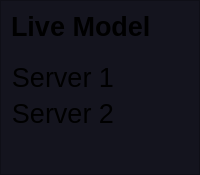
     <widget class="QFrame" name="frame_3">
      <property name="styleSheet">
       <string notr="true">background-color: rgb(20,20,30);</string>
      </property>
      <property name="frameShape">
       <enum>QFrame::StyledPanel</enum>
      </property>
      <property name="frameShadow">
       <enum>QFrame::Raised</enum>
      </property>
      <layout class="QGridLayout" name="gridLayout_2">
       <property name="leftMargin">
        <number>10</number>
       </property>
       <property name="topMargin">
        <number>10</number>
       </property>
       <property name="rightMargin">
        <number>10</number>
       </property>
       <property name="bottomMargin">
        <number>5</number>
       </property>
       <property name="spacing">
        <number>5</number>
       </property>
       <item row="3" column="7">
        <widget class="PyDMByteIndicator" name="PyDMByteIndicator">
         <property name="minimumSize">
          <size>
           <width>25</width>
           <height>25</height>
          </size>
         </property>
         <property name="maximumSize">
          <size>
           <width>25</width>
           <height>25</height>
          </size>
         </property>
         <property name="toolTip">
          <string/>
         </property>
         <property name="alarmSensitiveContent" stdset="0">
          <bool>false</bool>
         </property>
         <property name="alarmSensitiveBorder" stdset="0">
          <bool>true</bool>
         </property>
         <property name="PyDMToolTip" stdset="0">
          <string/>
         </property>
         <property name="channel" stdset="0">
          <string>F2:WATCHER:MODEL_SERVER_STAT</string>
         </property>
         <property name="offColor" stdset="0">
          <color>
           <red>255</red>
           <green>0</green>
           <blue>0</blue>
          </color>
         </property>
         <property name="showLabels" stdset="0">
          <bool>false</bool>
         </property>
         <property name="bigEndian" stdset="0">
          <bool>false</bool>
         </property>
         <property name="circles" stdset="0">
          <bool>false</bool>
         </property>
         <property name="numBits" stdset="0">
          <number>1</number>
         </property>
         <property name="shift" stdset="0">
          <number>0</number>
         </property>
         <property name="labels" stdset="0">
          <stringlist>
           <string>Bit 0</string>
          </stringlist>
         </property>
        </widget>
       </item>
       <item row="1" column="5" colspan="3">
        <widget class="PyDMDrawingLine" name="PyDMDrawingLine_2">
         <property name="minimumSize">
          <size>
           <width>0</width>
           <height>10</height>
          </size>
         </property>
         <property name="maximumSize">
          <size>
           <width>16777215</width>
           <height>10</height>
          </size>
         </property>
         <property name="toolTip">
          <string/>
         </property>
         <property name="brush" stdset="0">
          <brush brushstyle="SolidPattern">
           <color alpha="255">
            <red>200</red>
            <green>200</green>
            <blue>200</blue>
           </color>
          </brush>
         </property>
         <property name="penColor" stdset="0">
          <color>
           <red>80</red>
           <green>80</green>
           <blue>80</blue>
          </color>
         </property>
         <property name="penWidth" stdset="0">
          <double>1.000000000000000</double>
         </property>
        </widget>
       </item>
       <item row="0" column="5" colspan="3">
        <widget class="QLabel" name="label_23">
         <property name="font">
          <font>
           <pointsize>20</pointsize>
           <weight>75</weight>
           <bold>true</bold>
          </font>
         </property>
         <property name="text">
          <string>Live Model</string>
         </property>
         <property name="alignment">
          <set>Qt::AlignLeading|Qt::AlignLeft|Qt::AlignVCenter</set>
         </property>
        </widget>
       </item>
       <item row="3" column="6">
        <spacer name="horizontalSpacer">
         <property name="orientation">
          <enum>Qt::Horizontal</enum>
         </property>
         <property name="sizeType">
          <enum>QSizePolicy::Fixed</enum>
         </property>
         <property name="sizeHint" stdset="0">
          <size>
           <width>10</width>
           <height>20</height>
          </size>
         </property>
        </spacer>
       </item>
       <item row="3" column="5">
        <widget class="QLabel" name="label_25">
         <property name="font">
          <font>
           <pointsize>20</pointsize>
           <weight>50</weight>
           <bold>false</bold>
          </font>
         </property>
         <property name="text">
          <string>Server 1</string>
         </property>
         <property name="alignment">
          <set>Qt::AlignRight|Qt::AlignTrailing|Qt::AlignVCenter</set>
         </property>
         <property name="wordWrap">
          <bool>false</bool>
         </property>
        </widget>
       </item>
       <item row="4" column="5">
        <widget class="QLabel" name="label_30">
         <property name="font">
          <font>
           <pointsize>20</pointsize>
           <weight>50</weight>
           <bold>false</bold>
          </font>
         </property>
         <property name="text">
          <string>Server 2</string>
         </property>
         <property name="alignment">
          <set>Qt::AlignRight|Qt::AlignTrailing|Qt::AlignVCenter</set>
         </property>
         <property name="wordWrap">
          <bool>false</bool>
         </property>
        </widget>
       </item>
       <item row="4" column="7">
        <widget class="PyDMByteIndicator" name="PyDMByteIndicator_2">
         <property name="minimumSize">
          <size>
           <width>25</width>
           <height>25</height>
          </size>
         </property>
         <property name="maximumSize">
          <size>
           <width>25</width>
           <height>25</height>
          </size>
         </property>
         <property name="toolTip">
          <string/>
         </property>
         <property name="alarmSensitiveContent" stdset="0">
          <bool>false</bool>
         </property>
         <property name="alarmSensitiveBorder" stdset="0">
          <bool>true</bool>
         </property>
         <property name="PyDMToolTip" stdset="0">
          <string/>
         </property>
         <property name="channel" stdset="0">
          <string>F2:WATCHER:MODEL_SERVER2_STAT</string>
         </property>
         <property name="offColor" stdset="0">
          <color>
           <red>255</red>
           <green>0</green>
           <blue>0</blue>
          </color>
         </property>
         <property name="showLabels" stdset="0">
          <bool>false</bool>
         </property>
         <property name="bigEndian" stdset="0">
          <bool>false</bool>
         </property>
         <property name="circles" stdset="0">
          <bool>false</bool>
         </property>
         <property name="numBits" stdset="0">
          <number>1</number>
         </property>
         <property name="shift" stdset="0">
          <number>0</number>
         </property>
         <property name="labels" stdset="0">
          <stringlist>
           <string>Bit 0</string>
          </stringlist>
         </property>
        </widget>
       </item>
       <item row="5" column="5">
        <spacer name="verticalSpacer">
         <property name="orientation">
          <enum>Qt::Vertical</enum>
         </property>
         <property name="sizeType">
          <enum>QSizePolicy::Minimum</enum>
         </property>
         <property name="sizeHint" stdset="0">
          <size>
           <width>20</width>
           <height>40</height>
          </size>
         </property>
        </spacer>
       </item>
      </layout>
     </widget>
